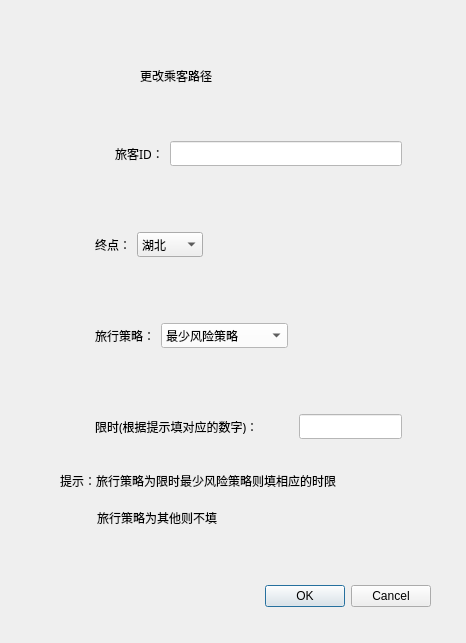
<?xml version="1.0" encoding="UTF-8"?>
<ui version="4.0">
 <class>change_route</class>
 <widget class="QDialog" name="change_route">
  <property name="geometry">
   <rect>
    <x>0</x>
    <y>0</y>
    <width>466</width>
    <height>643</height>
   </rect>
  </property>
  <property name="windowTitle">
   <string>更改乘客路径</string>
  </property>
  <property name="windowIcon">
   <iconset resource="source.qrc">
    <normaloff>:/new/prefix1/image/arrange.png</normaloff>:/new/prefix1/image/arrange.png</iconset>
  </property>
  <property name="styleSheet">
   <string notr="true">background-image: url(:/new/prefix1/image/11111111.jpg);</string>
  </property>
  <widget class="QDialogButtonBox" name="buttonBox">
   <property name="geometry">
    <rect>
     <x>90</x>
     <y>580</y>
     <width>341</width>
     <height>32</height>
    </rect>
   </property>
   <property name="orientation">
    <enum>Qt::Horizontal</enum>
   </property>
   <property name="standardButtons">
    <set>QDialogButtonBox::Cancel|QDialogButtonBox::Ok</set>
   </property>
  </widget>
  <widget class="QLabel" name="label_14">
   <property name="geometry">
    <rect>
     <x>60</x>
     <y>470</y>
     <width>291</width>
     <height>21</height>
    </rect>
   </property>
   <property name="text">
    <string>提示：旅行策略为限时最少风险策略则填相应的时限</string>
   </property>
  </widget>
  <widget class="QLabel" name="label">
   <property name="geometry">
    <rect>
     <x>140</x>
     <y>50</y>
     <width>171</width>
     <height>51</height>
    </rect>
   </property>
   <property name="styleSheet">
    <string notr="true">font: 75 20pt &quot;微软雅黑&quot;;</string>
   </property>
   <property name="text">
    <string>更改乘客路径</string>
   </property>
  </widget>
  <widget class="QLabel" name="label_15">
   <property name="geometry">
    <rect>
     <x>97</x>
     <y>510</y>
     <width>251</width>
     <height>16</height>
    </rect>
   </property>
   <property name="text">
    <string>旅行策略为其他则不填</string>
   </property>
  </widget>
  <widget class="QWidget" name="widget" native="true">
   <property name="geometry">
    <rect>
     <x>40</x>
     <y>130</y>
     <width>371</width>
     <height>321</height>
    </rect>
   </property>
   <layout class="QVBoxLayout" name="verticalLayout">
    <item>
     <widget class="QWidget" name="widget_5" native="true">
      <property name="styleSheet">
       <string notr="true"/>
      </property>
      <layout class="QHBoxLayout" name="horizontalLayout_4">
       <item>
        <widget class="QLabel" name="label_8">
         <property name="minimumSize">
          <size>
           <width>30</width>
           <height>30</height>
          </size>
         </property>
         <property name="styleSheet">
          <string notr="true">image: url(:/new/prefix1/image/id.png);</string>
         </property>
         <property name="text">
          <string/>
         </property>
        </widget>
       </item>
       <item>
        <spacer name="horizontalSpacer_6">
         <property name="orientation">
          <enum>Qt::Horizontal</enum>
         </property>
         <property name="sizeType">
          <enum>QSizePolicy::Fixed</enum>
         </property>
         <property name="sizeHint" stdset="0">
          <size>
           <width>10</width>
           <height>20</height>
          </size>
         </property>
        </spacer>
       </item>
       <item>
        <spacer name="horizontalSpacer_5">
         <property name="orientation">
          <enum>Qt::Horizontal</enum>
         </property>
         <property name="sizeType">
          <enum>QSizePolicy::Fixed</enum>
         </property>
         <property name="sizeHint" stdset="0">
          <size>
           <width>20</width>
           <height>20</height>
          </size>
         </property>
        </spacer>
       </item>
       <item>
        <widget class="QLabel" name="label_6">
         <property name="font">
          <font>
           <family>微软雅黑</family>
           <pointsize>9</pointsize>
           <weight>9</weight>
           <italic>false</italic>
           <bold>false</bold>
          </font>
         </property>
         <property name="styleSheet">
          <string notr="true">font: 75 9pt &quot;微软雅黑&quot;;

</string>
         </property>
         <property name="text">
          <string>旅客ID：</string>
         </property>
        </widget>
       </item>
       <item>
        <widget class="QLineEdit" name="lineEdit">
         <property name="font">
          <font>
           <family>微软雅黑</family>
           <pointsize>9</pointsize>
           <weight>9</weight>
           <italic>false</italic>
           <bold>false</bold>
          </font>
         </property>
         <property name="styleSheet">
          <string notr="true">font: 75 9pt &quot;微软雅黑&quot;;
background-color: rgb(255, 255, 255);</string>
         </property>
         <property name="text">
          <string/>
         </property>
        </widget>
       </item>
      </layout>
     </widget>
    </item>
    <item>
     <spacer name="verticalSpacer">
      <property name="orientation">
       <enum>Qt::Vertical</enum>
      </property>
      <property name="sizeHint" stdset="0">
       <size>
        <width>20</width>
        <height>40</height>
       </size>
      </property>
     </spacer>
    </item>
    <item>
     <widget class="QWidget" name="widget_2" native="true">
      <property name="styleSheet">
       <string notr="true"/>
      </property>
      <layout class="QHBoxLayout" name="horizontalLayout_2">
       <item>
        <widget class="QLabel" name="label_10">
         <property name="minimumSize">
          <size>
           <width>30</width>
           <height>30</height>
          </size>
         </property>
         <property name="styleSheet">
          <string notr="true">image: url(:/new/prefix1/image/finish.png);</string>
         </property>
         <property name="text">
          <string/>
         </property>
        </widget>
       </item>
       <item>
        <spacer name="horizontalSpacer_7">
         <property name="orientation">
          <enum>Qt::Horizontal</enum>
         </property>
         <property name="sizeType">
          <enum>QSizePolicy::Fixed</enum>
         </property>
         <property name="sizeHint" stdset="0">
          <size>
           <width>10</width>
           <height>20</height>
          </size>
         </property>
        </spacer>
       </item>
       <item>
        <widget class="QLabel" name="label_3">
         <property name="font">
          <font>
           <family>微软雅黑</family>
           <pointsize>9</pointsize>
           <weight>9</weight>
           <italic>false</italic>
           <bold>false</bold>
          </font>
         </property>
         <property name="styleSheet">
          <string notr="true">font: 75 9pt &quot;微软雅黑&quot;;
</string>
         </property>
         <property name="text">
          <string>终点：</string>
         </property>
        </widget>
       </item>
       <item>
        <widget class="QComboBox" name="comboBox_2">
         <property name="font">
          <font>
           <family>微软雅黑</family>
           <pointsize>9</pointsize>
           <weight>9</weight>
           <italic>false</italic>
           <bold>false</bold>
           <underline>false</underline>
          </font>
         </property>
         <property name="layoutDirection">
          <enum>Qt::LeftToRight</enum>
         </property>
         <property name="styleSheet">
          <string notr="true">font: 75 9pt &quot;微软雅黑&quot;;</string>
         </property>
         <item>
          <property name="text">
           <string>湖北</string>
          </property>
         </item>
         <item>
          <property name="text">
           <string>广东</string>
          </property>
         </item>
         <item>
          <property name="text">
           <string>福建</string>
          </property>
         </item>
         <item>
          <property name="text">
           <string>四川</string>
          </property>
         </item>
         <item>
          <property name="text">
           <string>青海</string>
          </property>
         </item>
         <item>
          <property name="text">
           <string>西藏</string>
          </property>
         </item>
         <item>
          <property name="text">
           <string>河南</string>
          </property>
         </item>
         <item>
          <property name="text">
           <string>江苏</string>
          </property>
         </item>
         <item>
          <property name="text">
           <string>山西</string>
          </property>
         </item>
         <item>
          <property name="text">
           <string>黑龙江</string>
          </property>
         </item>
         <item>
          <property name="text">
           <string>北京</string>
          </property>
         </item>
         <item>
          <property name="text">
           <string>河北</string>
          </property>
         </item>
        </widget>
       </item>
       <item>
        <spacer name="horizontalSpacer_2">
         <property name="orientation">
          <enum>Qt::Horizontal</enum>
         </property>
         <property name="sizeHint" stdset="0">
          <size>
           <width>40</width>
           <height>20</height>
          </size>
         </property>
        </spacer>
       </item>
      </layout>
     </widget>
    </item>
    <item>
     <spacer name="verticalSpacer_2">
      <property name="orientation">
       <enum>Qt::Vertical</enum>
      </property>
      <property name="sizeHint" stdset="0">
       <size>
        <width>20</width>
        <height>40</height>
       </size>
      </property>
     </spacer>
    </item>
    <item>
     <widget class="QWidget" name="widget_3" native="true">
      <property name="styleSheet">
       <string notr="true"/>
      </property>
      <layout class="QHBoxLayout" name="horizontalLayout_3">
       <item>
        <widget class="QLabel" name="label_11">
         <property name="minimumSize">
          <size>
           <width>30</width>
           <height>30</height>
          </size>
         </property>
         <property name="styleSheet">
          <string notr="true">image: url(:/new/prefix1/image/srategy.png);</string>
         </property>
         <property name="text">
          <string/>
         </property>
        </widget>
       </item>
       <item>
        <spacer name="horizontalSpacer_8">
         <property name="orientation">
          <enum>Qt::Horizontal</enum>
         </property>
         <property name="sizeType">
          <enum>QSizePolicy::Fixed</enum>
         </property>
         <property name="sizeHint" stdset="0">
          <size>
           <width>10</width>
           <height>20</height>
          </size>
         </property>
        </spacer>
       </item>
       <item>
        <widget class="QLabel" name="label_4">
         <property name="font">
          <font>
           <family>微软雅黑</family>
           <pointsize>9</pointsize>
           <weight>9</weight>
           <italic>false</italic>
           <bold>false</bold>
          </font>
         </property>
         <property name="styleSheet">
          <string notr="true">font: 75 9pt &quot;微软雅黑&quot;;
</string>
         </property>
         <property name="text">
          <string>旅行策略：</string>
         </property>
        </widget>
       </item>
       <item>
        <widget class="QComboBox" name="comboBox_3">
         <property name="font">
          <font>
           <family>微软雅黑</family>
           <pointsize>9</pointsize>
           <weight>9</weight>
           <italic>false</italic>
           <bold>false</bold>
          </font>
         </property>
         <property name="styleSheet">
          <string notr="true">font: 75 9pt &quot;微软雅黑&quot;;
background-color: rgb(255, 255, 255);</string>
         </property>
         <item>
          <property name="text">
           <string>最少风险策略</string>
          </property>
         </item>
         <item>
          <property name="text">
           <string>限时最少风险策略</string>
          </property>
         </item>
         <item>
          <property name="text">
           <string>最短时间到达策略</string>
          </property>
         </item>
        </widget>
       </item>
       <item>
        <spacer name="horizontalSpacer_3">
         <property name="orientation">
          <enum>Qt::Horizontal</enum>
         </property>
         <property name="sizeHint" stdset="0">
          <size>
           <width>40</width>
           <height>20</height>
          </size>
         </property>
        </spacer>
       </item>
      </layout>
     </widget>
    </item>
    <item>
     <spacer name="verticalSpacer_3">
      <property name="orientation">
       <enum>Qt::Vertical</enum>
      </property>
      <property name="sizeHint" stdset="0">
       <size>
        <width>20</width>
        <height>40</height>
       </size>
      </property>
     </spacer>
    </item>
    <item>
     <widget class="QWidget" name="widget_4" native="true">
      <property name="styleSheet">
       <string notr="true"/>
      </property>
      <layout class="QHBoxLayout" name="horizontalLayout_5">
       <item>
        <widget class="QLabel" name="label_12">
         <property name="minimumSize">
          <size>
           <width>30</width>
           <height>30</height>
          </size>
         </property>
         <property name="styleSheet">
          <string notr="true">image: url(:/new/prefix1/image/limit.png);</string>
         </property>
         <property name="text">
          <string/>
         </property>
        </widget>
       </item>
       <item>
        <spacer name="horizontalSpacer_10">
         <property name="orientation">
          <enum>Qt::Horizontal</enum>
         </property>
         <property name="sizeType">
          <enum>QSizePolicy::Fixed</enum>
         </property>
         <property name="sizeHint" stdset="0">
          <size>
           <width>10</width>
           <height>20</height>
          </size>
         </property>
        </spacer>
       </item>
       <item>
        <widget class="QLabel" name="label_5">
         <property name="font">
          <font>
           <family>微软雅黑</family>
           <pointsize>9</pointsize>
           <weight>9</weight>
           <italic>false</italic>
           <bold>false</bold>
          </font>
         </property>
         <property name="styleSheet">
          <string notr="true">font: 75 9pt &quot;微软雅黑&quot;;
</string>
         </property>
         <property name="text">
          <string>限时(根据提示填对应的数字)：</string>
         </property>
        </widget>
       </item>
       <item>
        <spacer name="horizontalSpacer_9">
         <property name="orientation">
          <enum>Qt::Horizontal</enum>
         </property>
         <property name="sizeHint" stdset="0">
          <size>
           <width>40</width>
           <height>20</height>
          </size>
         </property>
        </spacer>
       </item>
       <item>
        <widget class="QLineEdit" name="lineEdit_2">
         <property name="minimumSize">
          <size>
           <width>81</width>
           <height>20</height>
          </size>
         </property>
         <property name="font">
          <font>
           <family>微软雅黑</family>
           <pointsize>9</pointsize>
           <weight>9</weight>
           <italic>false</italic>
           <bold>false</bold>
          </font>
         </property>
         <property name="styleSheet">
          <string notr="true">font: 75 9pt &quot;微软雅黑&quot;;
background-color: rgb(255, 255, 255);</string>
         </property>
        </widget>
       </item>
      </layout>
     </widget>
    </item>
   </layout>
  </widget>
 </widget>
 <resources>
  <include location="source.qrc"/>
 </resources>
 <connections>
  <connection>
   <sender>buttonBox</sender>
   <signal>accepted()</signal>
   <receiver>change_route</receiver>
   <slot>accept()</slot>
   <hints>
    <hint type="sourcelabel">
     <x>248</x>
     <y>254</y>
    </hint>
    <hint type="destinationlabel">
     <x>157</x>
     <y>274</y>
    </hint>
   </hints>
  </connection>
  <connection>
   <sender>buttonBox</sender>
   <signal>rejected()</signal>
   <receiver>change_route</receiver>
   <slot>reject()</slot>
   <hints>
    <hint type="sourcelabel">
     <x>316</x>
     <y>260</y>
    </hint>
    <hint type="destinationlabel">
     <x>286</x>
     <y>274</y>
    </hint>
   </hints>
  </connection>
 </connections>
</ui>
